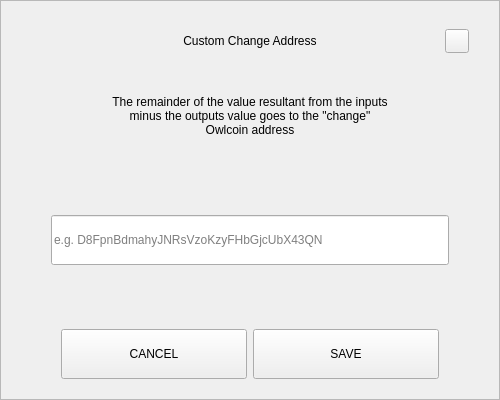
<?xml version="1.0" encoding="UTF-8"?>
<ui version="4.0">
 <class>SendChangeAddressDialog</class>
 <widget class="QDialog" name="SendChangeAddressDialog">
  <property name="geometry">
   <rect>
    <x>0</x>
    <y>0</y>
    <width>500</width>
    <height>400</height>
   </rect>
  </property>
  <property name="windowTitle">
   <string>Dialog</string>
  </property>
  <layout class="QVBoxLayout" name="verticalLayout">
   <property name="spacing">
    <number>0</number>
   </property>
   <property name="leftMargin">
    <number>0</number>
   </property>
   <property name="topMargin">
    <number>0</number>
   </property>
   <property name="rightMargin">
    <number>0</number>
   </property>
   <property name="bottomMargin">
    <number>0</number>
   </property>
   <item>
    <widget class="QFrame" name="frame">
     <property name="styleSheet">
      <string notr="true"/>
     </property>
     <property name="frameShape">
      <enum>QFrame::StyledPanel</enum>
     </property>
     <property name="frameShadow">
      <enum>QFrame::Raised</enum>
     </property>
     <layout class="QVBoxLayout" name="verticalLayout_2" stretch="0,0,0,0,0,0,0">
      <property name="spacing">
       <number>0</number>
      </property>
      <property name="leftMargin">
       <number>30</number>
      </property>
      <property name="topMargin">
       <number>20</number>
      </property>
      <property name="rightMargin">
       <number>30</number>
      </property>
      <property name="bottomMargin">
       <number>20</number>
      </property>
      <item>
       <layout class="QHBoxLayout" name="horizontalLayout_3">
        <property name="spacing">
         <number>0</number>
        </property>
        <item>
         <spacer name="horizontalSpacer_2">
          <property name="orientation">
           <enum>Qt::Horizontal</enum>
          </property>
          <property name="sizeHint" stdset="0">
           <size>
            <width>40</width>
            <height>20</height>
           </size>
          </property>
         </spacer>
        </item>
        <item>
         <widget class="QLabel" name="labelTitle">
          <property name="minimumSize">
           <size>
            <width>0</width>
            <height>40</height>
           </size>
          </property>
          <property name="maximumSize">
           <size>
            <width>16777215</width>
            <height>40</height>
           </size>
          </property>
          <property name="styleSheet">
           <string notr="true">padding-left:24px;</string>
          </property>
          <property name="text">
           <string>Custom Change Address</string>
          </property>
          <property name="alignment">
           <set>Qt::AlignCenter</set>
          </property>
          <property name="margin">
           <number>7</number>
          </property>
         </widget>
        </item>
        <item>
         <spacer name="horizontalSpacer">
          <property name="orientation">
           <enum>Qt::Horizontal</enum>
          </property>
          <property name="sizeHint" stdset="0">
           <size>
            <width>40</width>
            <height>20</height>
           </size>
          </property>
         </spacer>
        </item>
        <item>
         <widget class="QPushButton" name="btnEsc">
          <property name="minimumSize">
           <size>
            <width>24</width>
            <height>24</height>
           </size>
          </property>
          <property name="maximumSize">
           <size>
            <width>24</width>
            <height>24</height>
           </size>
          </property>
          <property name="focusPolicy">
           <enum>Qt::NoFocus</enum>
          </property>
          <property name="text">
           <string/>
          </property>
         </widget>
        </item>
       </layout>
      </item>
      <item>
       <spacer name="verticalSpacer_2">
        <property name="orientation">
         <enum>Qt::Vertical</enum>
        </property>
        <property name="sizeType">
         <enum>QSizePolicy::Fixed</enum>
        </property>
        <property name="sizeHint" stdset="0">
         <size>
          <width>20</width>
          <height>20</height>
         </size>
        </property>
       </spacer>
      </item>
      <item alignment="Qt::AlignHCenter">
       <widget class="QLabel" name="labelMessage">
        <property name="minimumSize">
         <size>
          <width>0</width>
          <height>70</height>
         </size>
        </property>
        <property name="text">
         <string>The remainder of the value resultant from the inputs minus the outputs value goes to the &quot;change&quot; Owlcoin address</string>
        </property>
        <property name="alignment">
         <set>Qt::AlignCenter</set>
        </property>
        <property name="wordWrap">
         <bool>true</bool>
        </property>
       </widget>
      </item>
      <item>
       <spacer name="verticalSpacer_3">
        <property name="orientation">
         <enum>Qt::Vertical</enum>
        </property>
        <property name="sizeHint" stdset="0">
         <size>
          <width>20</width>
          <height>40</height>
         </size>
        </property>
       </spacer>
      </item>
      <item>
       <layout class="QHBoxLayout" name="horizontalLayout_2">
        <property name="spacing">
         <number>0</number>
        </property>
        <property name="leftMargin">
         <number>20</number>
        </property>
        <property name="rightMargin">
         <number>20</number>
        </property>
        <item>
         <widget class="QLineEdit" name="lineEditAddress">
          <property name="minimumSize">
           <size>
            <width>0</width>
            <height>50</height>
           </size>
          </property>
          <property name="placeholderText">
           <string notr="true">e.g. D8FpnBdmahyJNRsVzoKzyFHbGjcUbX43QN</string>
          </property>
         </widget>
        </item>
       </layout>
      </item>
      <item>
       <spacer name="verticalSpacer">
        <property name="orientation">
         <enum>Qt::Vertical</enum>
        </property>
        <property name="sizeHint" stdset="0">
         <size>
          <width>20</width>
          <height>40</height>
         </size>
        </property>
       </spacer>
      </item>
      <item>
       <layout class="QHBoxLayout" name="horizontalLayout" stretch="2,2">
        <property name="spacing">
         <number>6</number>
        </property>
        <property name="leftMargin">
         <number>30</number>
        </property>
        <property name="rightMargin">
         <number>30</number>
        </property>
        <item>
         <widget class="QPushButton" name="btnCancel">
          <property name="minimumSize">
           <size>
            <width>180</width>
            <height>50</height>
           </size>
          </property>
          <property name="focusPolicy">
           <enum>Qt::NoFocus</enum>
          </property>
          <property name="text">
           <string>CANCEL</string>
          </property>
         </widget>
        </item>
        <item>
         <widget class="QPushButton" name="btnSave">
          <property name="minimumSize">
           <size>
            <width>180</width>
            <height>50</height>
           </size>
          </property>
          <property name="focusPolicy">
           <enum>Qt::NoFocus</enum>
          </property>
          <property name="text">
           <string>SAVE</string>
          </property>
         </widget>
        </item>
       </layout>
      </item>
     </layout>
    </widget>
   </item>
  </layout>
 </widget>
 <resources/>
 <connections/>
</ui>
